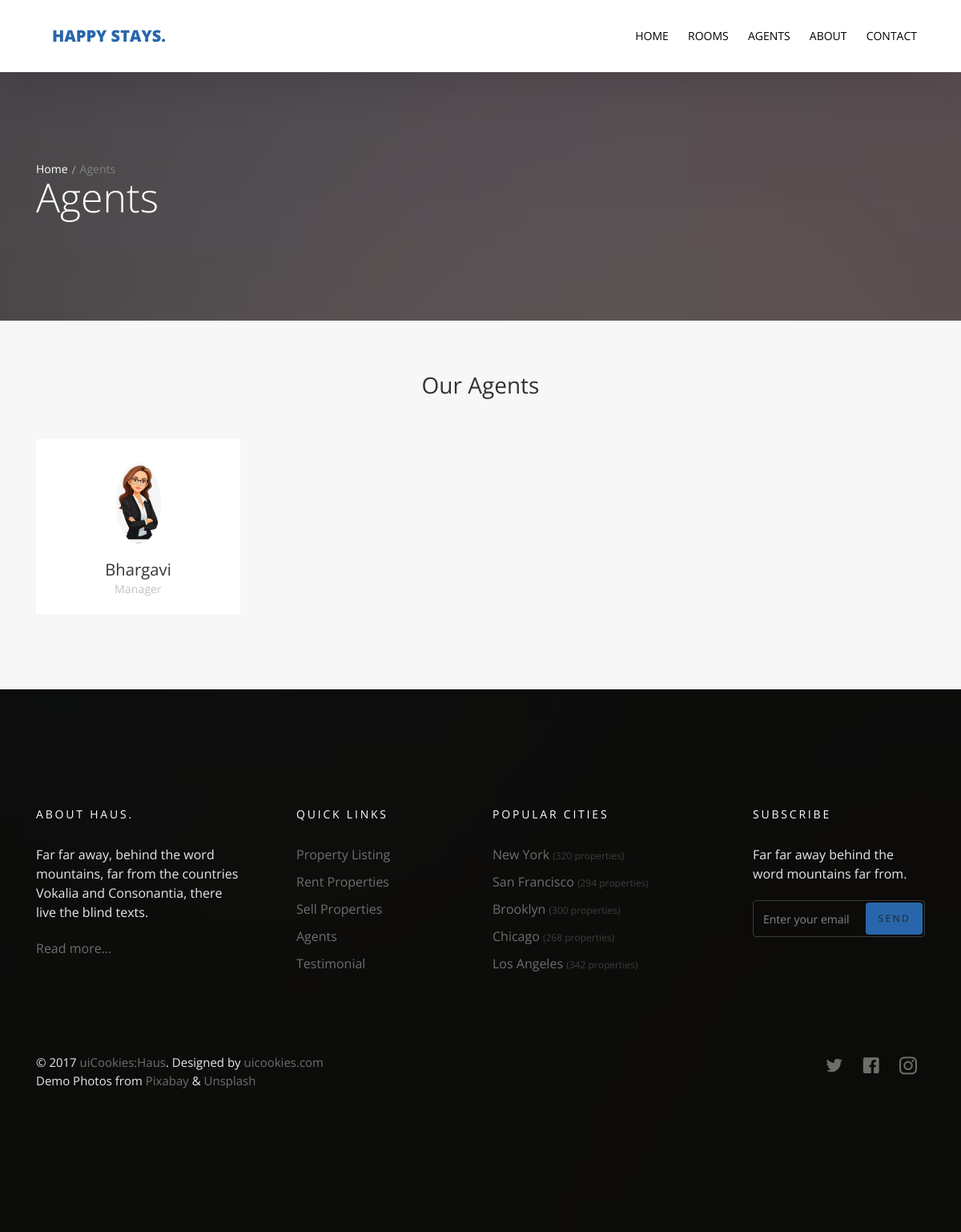
/agents/, run on the app's committed database.
### agents/models.py (models this page shows, shortened)
class Agent(models.Model):
    name = models.CharField(max_length=50)
    title = models.CharField(max_length=50)
    image = models.ImageField(upload_to='agents/')

### agents/views.py (the view)
# urls.py: path('', views.agents_list, name="agents_list"),
def agents_list(request):
    agent_list = Agent.objects.all
    template = "agents/agents.html"
    context = {
        "agent_list": agent_list
    }
    return render(request, template, context)

### agents/templates/agents/agents.html (shortened to what this page needs)
{% extends "base.html" %} {% block body %}
<section class="probootstrap-slider flexslider2 page-inner">
  <div class="overlay"></div>
  <div class="probootstrap-wrap-banner">
    <div class="container">
      <div class="row">
        <div class="col-md-8">
          <div class="page-title probootstrap-animate">
            <div class="probootstrap-breadcrumbs">
              <a href="#">Home</a><span>Agents</span>
            </div>
            <h1>Agents</h1>
          </div>
        </div>
      </div>
    </div>
  </div>
  <ul class="slides">
    <li style="background-image: url(img/slider_1.jpg)"></li>
  </ul>
</section>
<section class="probootstrap-section probootstrap-section-lighter">
  <div class="container">
    <div class="row heading">
      <h2 class="mt0 mb50 text-center">Our Agents</h2>
    </div>
    <div class="row">
      {% for agent in agent_list%}
      <div class="col-md-3 col-sm-6">
        <div class="probootstrap-card probootstrap-person text-left">
          <div class="probootstrap-card-media">
            <img
              src="{{agent.image.url}}"
              class="img-responsive"
              alt="Free HTML5 Template by uicookies.com"
            />
          </div>
          <div class="probootstrap-card-text">
            <h2 class="probootstrap-card-heading mb0">{{agent.name}}</h2>
            <p><small>{{agent.title}}</small></p>
          </div>
        </div>
      </div>
      {% endfor %}
    </div>
  </div>
</section>
{% endblock body %}

### data on the page
Agent: image (picture), name "Bhargavi", title "Manager"
